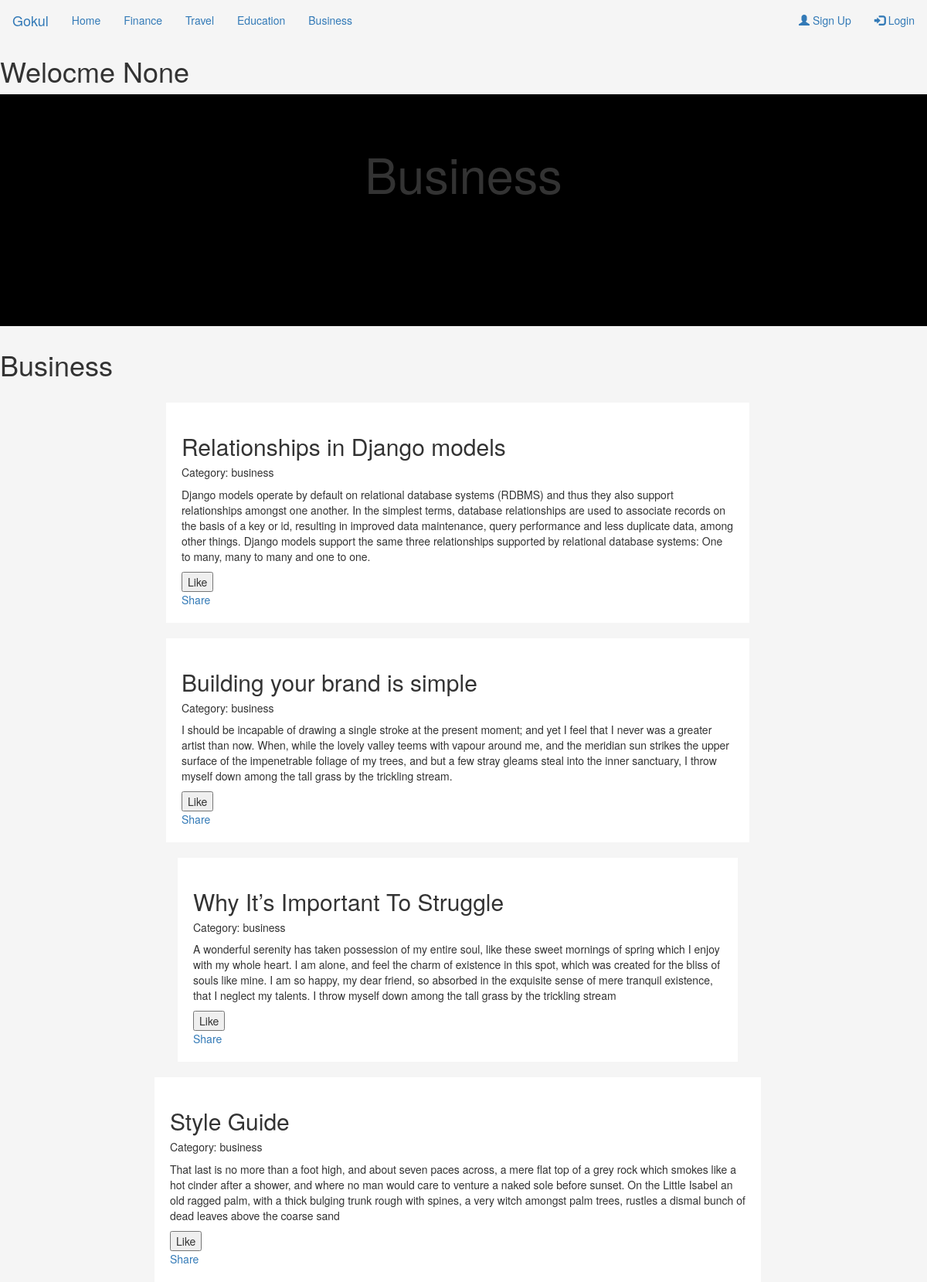
The page /home/business/ on the database its author committed.
### home/models.py (models this page shows)
class Post(models.Model):
	title = models.CharField(max_length=60, null=True)
	description = models.TextField(null=True)
	category = models.CharField(max_length=20, null=True)

### home/views.py (the view)
def business(request):
	if request.method == "POST":
		if request.POST.get('title'):
			title  = request.POST.get('title')
			description  = request.POST.get('description')
			Post.objects.create(title=title, description=description, category="business")
	post = Post.objects.filter(category="business").order_by('-id')
	return render(request, 'home/business.html', {'post':post})

### home/templates/home/business.html (shortened to what this page needs)
{% extends "base.html" %}
{% block banner %}
    <div class="jumbotron text-center  ban">
      <h1 text-color="white">Business</h1>
    </div>
{% endblock %}
{% block content %}
    <h1>Business</h1>
    <div class="container">
		<div class="row">
		  <div class="leftcolumn">
		  {% for p in post %}
			    <div class="card">
		    		<h2>{{p.title}}</h2>
		    		<h5> Category: {{p.category}}</h5>
		    		<p>{{p.description}}</p>
		    		<form method="Post" action="/home/index/">{% csrf_token%}
		    			<input type="submit" name="Like" value="Like">
		    		</form>
		    		<a href="https://www.facebook.com/sharer/sharer.php?u=http://127.0.0.1:8000/home/comment/{{p.id}}">
					Share
					</a>
				 </div>
			    </div>
		    {% endfor %}
{% endblock %}

### home/static/css/styles.css (style rules this page uses)
body { background-color: #F5F5F5; }
.ban { background-color: black; height: 300px; }
.card { background-color: white; padding: 20px; margin-top: 20px; margin-left: 200px; margin-right: 215px; }

### rows shown on the page
Post: title "Relationships in Django models", category "business", description "Django models operate by default on relational database systems (RDBMS) and thus they also support relationships amongst one another. In the simplest terms, database relationships are used to associate records on the basis of a key or id, resulting in improved data maintenance, query performance and less duplicate data, among other things. Django models support the same three relationships supported by relational database systems: One to many, many to many and one to one."
Post: title "Building your brand is simple", category "business", description "I should be incapable of drawing a single stroke at the present moment; and yet I feel that I never was a greater artist than now. When, while the lovely valley teems with vapour around me, and the meridian sun strikes the upper surface of the impenetrable foliage of my trees, and but a few stray gleams steal into the inner sanctuary, I throw myself down among the tall grass by the trickling stream."
Post: title "Why It’s Important To Struggle", category "business", description "A wonderful serenity has taken possession of my entire soul, like these sweet mornings of spring which I enjoy with my whole heart. I am alone, and feel the charm of existence in this spot, which was created for the bliss of souls like mine. I am so happy, my dear friend, so absorbed in the exquisite sense of mere tranquil existence, that I neglect my talents. I throw myself down among the tall grass by the trickling stream"
Post: title "Style Guide", category "business", description "That last is no more than a foot high, and about seven paces across, a mere flat top of a grey rock which smokes like a hot cinder after a shower, and where no man would care to venture a naked sole before sunset. On the Little Isabel an old ragged palm, with a thick bulging trunk rough with spines, a very witch amongst palm trees, rustles a dismal bunch of dead leaves above the coarse sand"

### other values the page prints
{{ request.user.id }} "None"
